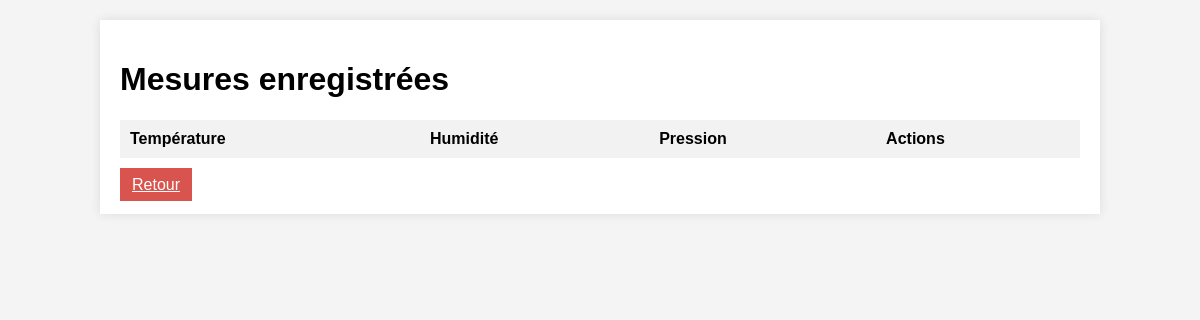
The app's page /afficher_mesures, older data.
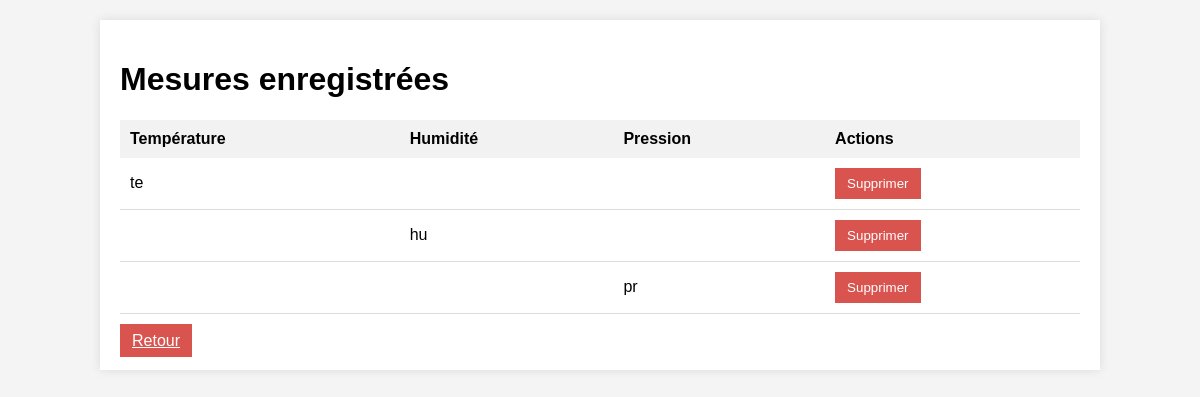
The same page, newer data.
### tables this page shows
CREATE TABLE Meteo (
        M_Id INTEGER PRIMARY KEY AUTOINCREMENT,
        user_id INTEGER,
        temperature VARCHAR TINYINT,
        humidite VARCHAR TINYINT,
        pression VARCHAR TINYINT,
        FOREIGN KEY (user_id) REFERENCES User(US_Id)
);

### app.py (the view)
@app.route('/afficher_mesures')
def afficher_mesures():
    with connect_db() as db:
        cursor = db.cursor()
        cursor.execute("SELECT * FROM Meteo")
        mesures = cursor.fetchall()
    return render_template('afficher_mesures.html', mesures=mesures)

### app.py (called while the page is built)
def connect_db():
    db_path = 'base_de_donnee.db'
    print(f"Connecté à la base de données : {db_path}")
    return sqlite3.connect(db_path)

### templates/afficher_mesures.html (shortened to what this page needs)
<!DOCTYPE html>
<html lang="fr">
<head>
    <link rel="stylesheet" href="/static/style4.css">
</head>
<body>
    <div class="wrapper">
        <h1>Mesures enregistrées</h1>
        <table>
            <thead>
                <tr>
                    <th>Température</th>
                    <th>Humidité</th>
                    <th>Pression</th>
                    <th>Actions</th>
                </tr>
            </thead>
            <tbody>
                {% for mesure in mesures %}
                    <tr>
                        <td>
                            {% if mesure[2] is not none %}
                                {{ mesure[2] }}
                            {% endif %}
                        </td>
                        <td>
                            {% if mesure[3] is not none %}
                                {{ mesure[3] }}
                            {% endif %}
                        </td>
                        <td>
                            {% if mesure[4] is not none %}
                                {{ mesure[4] }}
                            {% endif %}
                        </td>
                        <td>
                            <form method="post" action="{{ url_for('supprimer_mesure', mesure_id=mesure[0]) }}">
                                <button type="submit" class="btn">Supprimer</button>
                            </form>
                        </td>
                    </tr>
                {% endfor %}
            </tbody>
        </table>
        <br>
        <a href="{{ url_for('sonde') }}" class="btn">Retour</a>
    </div>
</body>
</html>

### static/style4.css (style rules this page uses)
body { font-family: Arial, sans-serif; background-color: #f4f4f4; margin: 0; padding: 0; }
.wrapper { width: 80%; margin: 20px auto; background-color: #fff; padding: 20px; box-shadow: 0 0 10px rgba(0, 0, 0, 0.1); }
table { width: 100%; border-collapse: collapse; margin-top: 20px; }
th, td { padding: 10px; text-align: left; }
th { background-color: #f2f2f2; }
td { border-bottom: 1px solid #ddd; }
.btn { background-color: #d9534f; color: #fff; border: none; padding: 8px 12px; cursor: pointer; }

Row changes from the older to the newer data that the page shows:
added Meteo: temperature "te"
added Meteo: humidite "hu"
added Meteo: pression "pr"
